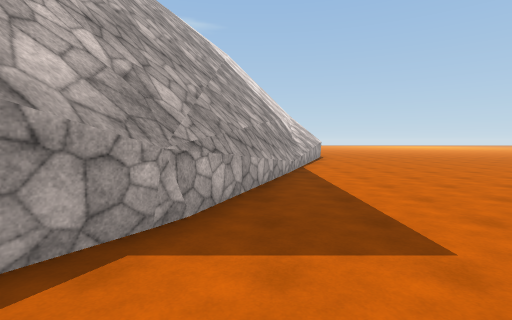
View 1 (above)

13 first-person views from a walk through a 3-D level made in the Unity game engine. The camera is 1.5 m above the floor, tilts 4° down and sees 85° across. The floor is counted in squares, 2 m on a side. Each view is taken from the middle of a square. On the plan, view 1 faces up. The plan holds only what a view shows up to about 10 squares ahead; the rest is blank. The place goes on beyond the plan. Surface patterns are stand-ins for the level's own textures.

View 2
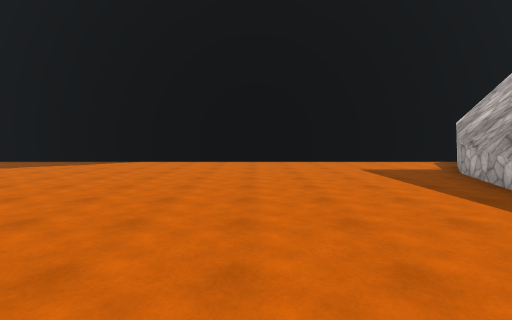

View 3
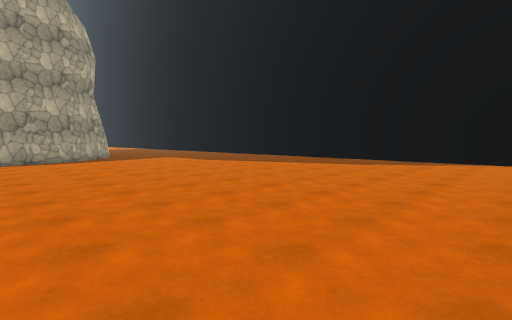

View 4
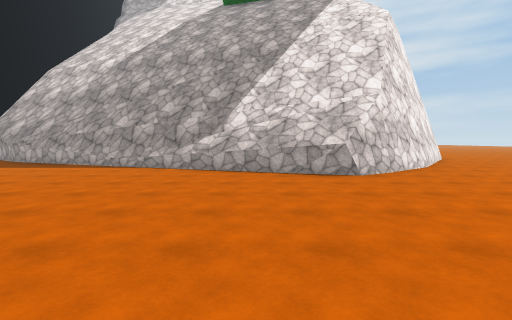

View 5
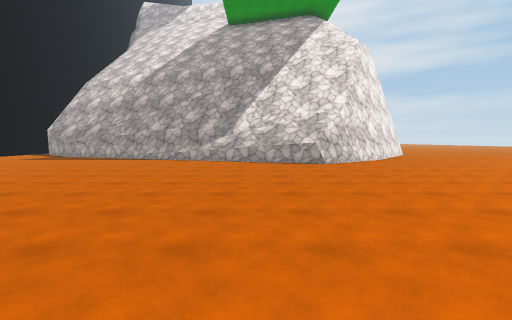

View 6
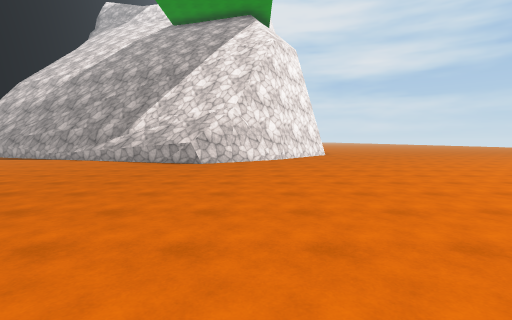

View 7
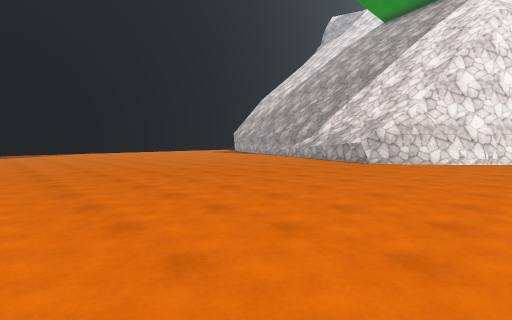

View 8
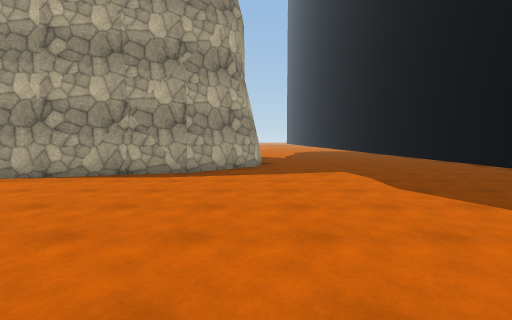

View 9
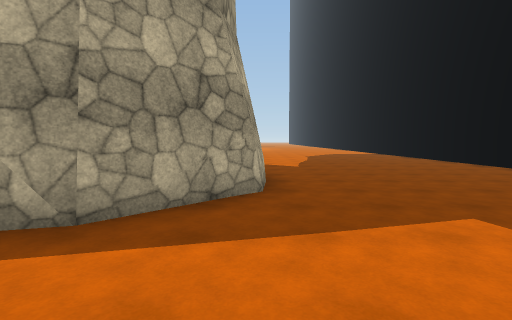

View 10
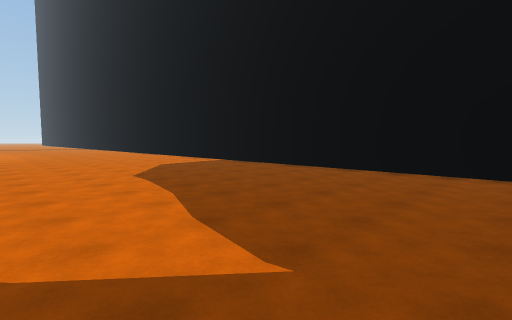

View 11
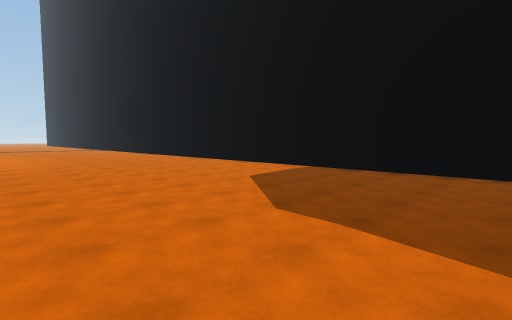

View 12
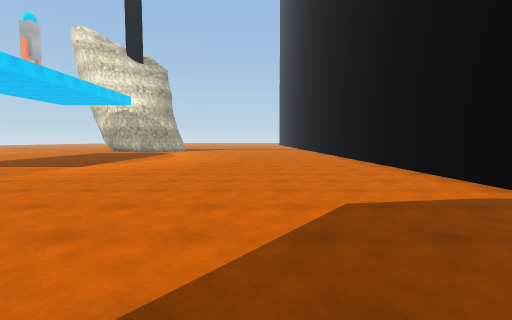

View 13
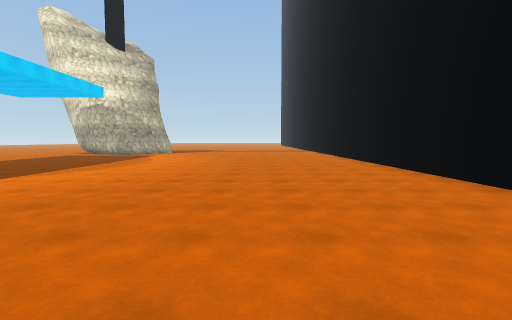

### Floor plan
Points are (right, up) in squares from view 1. A wall is a line through its corners. A room is listed if a view was taken in it or the views show most of it. See-through windows are left out.
Room 1 (views 1, 2, 3, 4, 5, 6, 7, 8, 9, 10, 11, 12, 13)
walls: (18.5, 7.6) (17.6, 9.8); (21.5, 5.8) (20.1, 5.9) (18.4, 7.7) (17.5, 11.1); (19.5, -0.9) (41.1, -0.9); (3.1, 13.2) (2.7, 11.9); (1.3, 9.5) (-0.8, 2.4); (2.1, 14.3) (3.1, 12.8) (-0.8, 2.3); (0.6, 8.2) (0.3, 7.1); (0.8, 16.1) (2.5, 14); (0.6, 16) (1.5, 15.1); (-0.6, 2.7) (-1.9, 0.7); (-1, 17.4) (1, 15.8); (-3.1, -0.9) (13.1, -0.9)

Where each view was taken, in squares from view 1:
view 1: 0 up, 0 right, facing up
view 2: 9 up, 4 right, facing down
view 3: 10 up, 7 right, facing down-right
view 4: 11 up, 9 right, facing left
view 5: 11 up, 12 right, facing left
view 6: 15 up, 12 right, facing left
view 7: 17 up, 12 right, facing down-left
view 8: 6 up, 12 right, facing right
view 9: 6 up, 16 right, facing right
view 10: 6 up, 23 right, facing down-right
view 11: 6 up, 27 right, facing down-right
view 12: 3 up, 28 right, facing right
view 13: 3 up, 31 right, facing right
